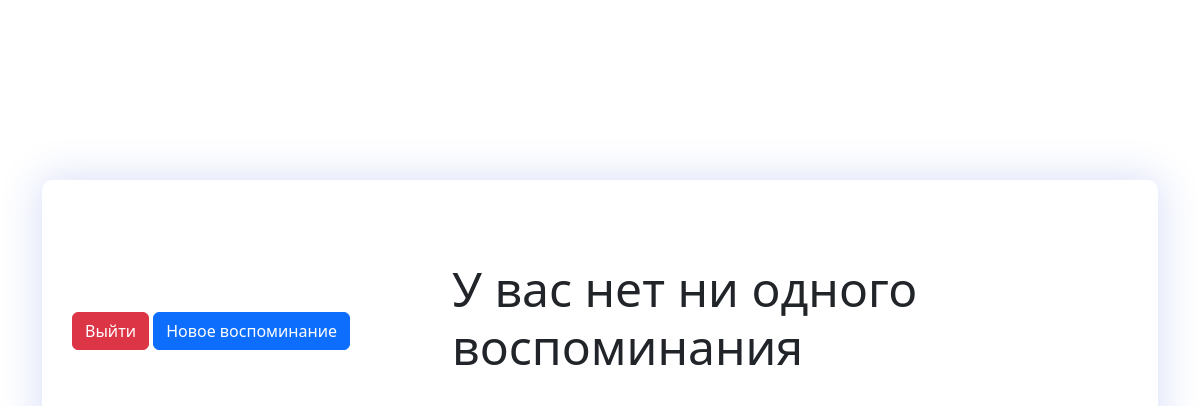
Before: /places/list/ (signed in) with the older database file.
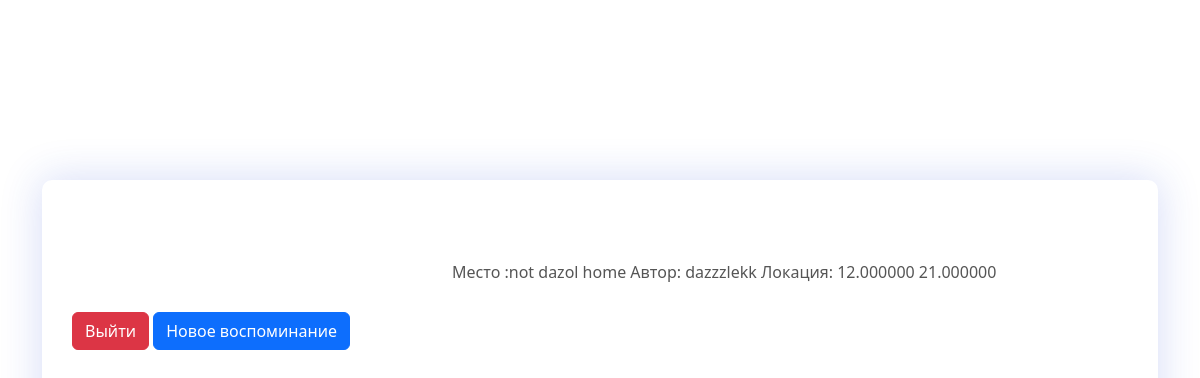
After: the same page with the newer database file.
### app/models.py (models this page shows)
class Places(models.Model):
    name = models.CharField(max_length=150)
    user = models.ForeignKey(
        settings.AUTH_USER_MODEL, on_delete=models.CASCADE, null=True
    )
    latitude = models.DecimalField(max_digits=9, decimal_places=6)
    longitude = models.DecimalField(max_digits=9, decimal_places=6)
    def __str__(self):
        return f"Место :{self.name} Автор: {self.user} Локация: {self.latitude} {self.longitude}"

### app/views.py (the view)
# urls.py: path("list/", PlacesListView.as_view(), name="list"),
class PlacesListView(ListView):
    model = Places
    template_name = "app/list.html"
    context_object_name = "places"
    def get_queryset(self):
        if self.request.user.username:
            return Places.objects.filter(user=self.request.user)
        else:
            return None

### app/templates/app/list.html
{% extends 'base.html' %}
{% block content %}
{% if places %}
{% for place in places %}
<p>{{place}}</p>
{% endfor %}
{% else %}
<div class="display-5">У вас нет ни одного воспоминания</div>
{% endif %}
{% endblock content %}

### templates/base.html (shortened to what this page needs)
<!DOCTYPE html>
<html lang="en">
{% load static %}
<head>
    <link href="https://cdn.jsdelivr.net/npm/bootstrap@5.2.3/dist/css/bootstrap.min.css" rel="stylesheet"
>
    <link rel="stylesheet" href="{% static 'css/style.css' %}">
</head>
<body>
    <div class="container">
        <div class="wrapper">
            <div class="row">
                <div class="col-md-4">
                    <div class="feature-box">
                        {% block login %}
                        {% include 'app/login.html' %}
                        {% endblock login %}
                    </div>
                </div>
                <div class="col-md-8">
                    <div class="feature-box">
                        {% block content %}{% endblock content %}
                    </div>
                </div>
            </div>
        </div>
    </div>
</body>
</html>

### app/templates/app/login.html (shortened to what this page needs)
{% load static %}
{% if user.is_authenticated %}
<p class="fs-4"><img src="{{user.profile.avatar}}"> {{user.first_name}}</p>
<a class="btn btn-danger" href="{% url 'logout' %}" role="button">Выйти</a>
<a class="btn btn-primary" href="{% url 'add' %}" role="button">Новое воспоминание</a>
{% endif %}

### app/static/css/style.css (style rules this page uses)
.wrapper { margin: 180px auto; border-radius: 10px; padding-top: 50px; padding-bottom: 50px; box-shadow: 0 0 40px 2px rgba(37, 73, 214, 0.18); }
.feature-box { padding: 30px; }
.feature-box p { margin-top: 50px auto; color: #555 }

Changed rows visible on the page:
added Places: name+user+latitude "Место :not dazol home Автор: dazzzlekk Локация: 12.000000 21.000000"
Other visible differences:
text no longer shown: "У вас нет ни одного воспоминания"
